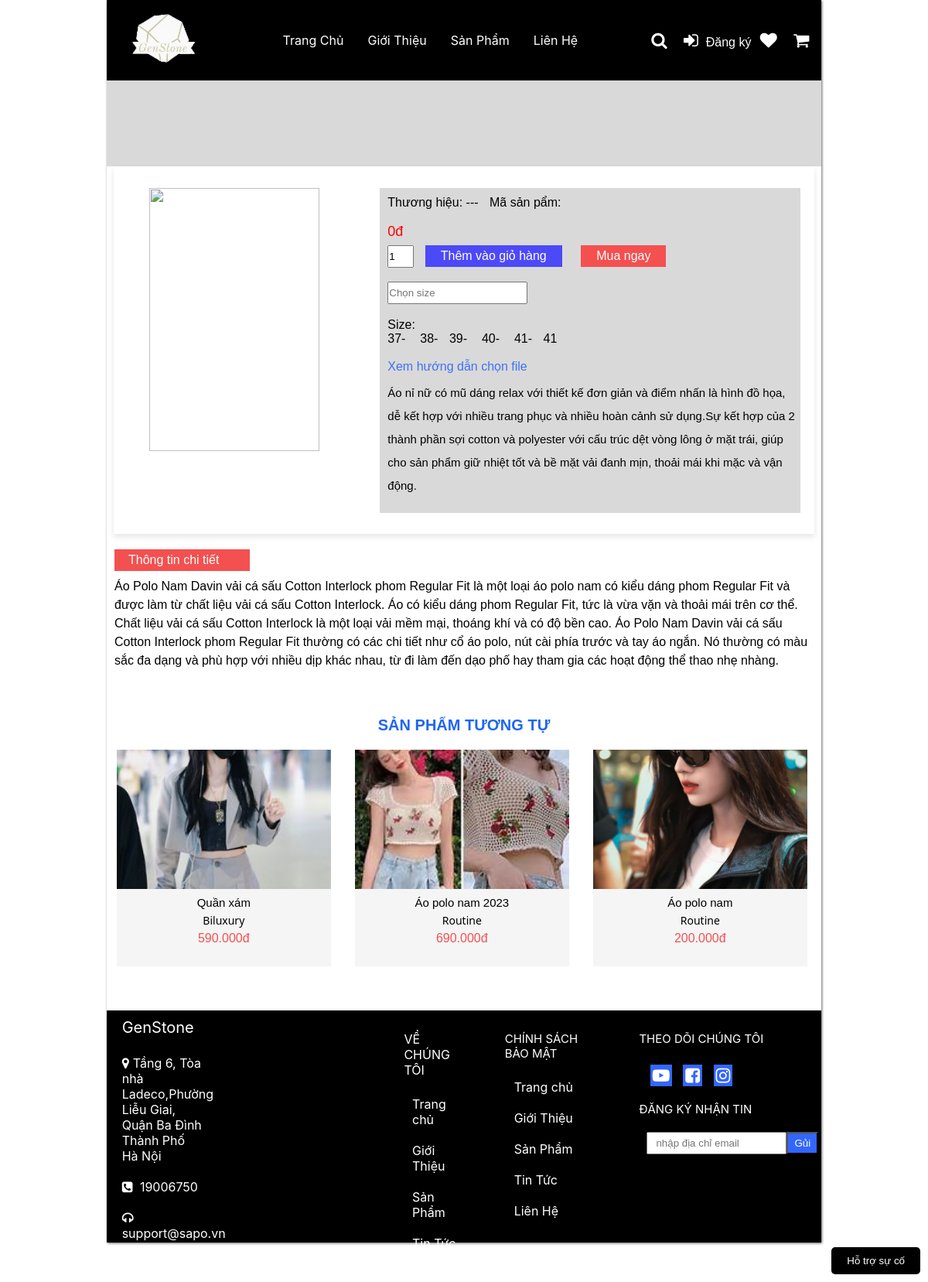
/detail_product.php, run on the app's committed database.
### tables this page shows
CREATE TABLE `product` (
  `ProductID` int(11) NOT NULL,
  `Ma_SanPham` varchar(20) NOT NULL,
  `ProductName` varchar(250) NOT NULL,
  `ProductDescription` varchar(250) NOT NULL,
  `Price` decimal(10,0) NOT NULL,
  `PriceSale` decimal(10,0) NOT NULL,
  `Quantity` int(11) NOT NULL,
  `TypeID` int(11) NOT NULL,
  `BrandID` int(11) NOT NULL,
  `ImgProduct` varchar(250) NOT NULL,
  `status` int(11) NOT NULL DEFAULT 1
);

CREATE TABLE `brands` (
  `BrandID` int(11) NOT NULL,
  `BranName` varchar(250) NOT NULL
);

### detail_product.php (the view, shortened to what this page needs)
<!DOCTYPE html>
<html lang="en">
<head>
    <link rel="stylesheet" href="font-awesome-4.7.0/css/font-awesome.css">
    <link rel="stylesheet" href="font-awesome-4.7.0/css/font-awesome.min.css">
    <link rel="stylesheet" href="css/chung.css">
    <link rel="stylesheet" href="css/product.css">
</head>
<body>
    <div class="khung_account" style="width: 77%;">
    <?php include 'header.php';?>
    <?php
include 'connectDB.php';
?>
        <div class="khoi_chung_dn_dk">
                <p><?php echo$temp["ProductName"]  ?></p>
        </div>
       <div class="div_than_trang" style="margin: auto; display: flex; justify-content: flex-start; ">
            <div class="anh" style="width: 30%; margin-right: 3%; margin-left: 5%;">
                <img src="<?php echo$temp["ImgProduct"] ?>" alt="" style="width: 90%; height: 90%;">
            </div>
            <div class="detail" style="width: 60%; background-color: #D9D9D9;">
                <span style="">Thương hiệu: <?php echo$temp["BranName"]." "?>---</span>
                <span>Mã sản pẩm: <?php echo$temp["Ma_SanPham"]  ?></span>
                <p style="color: #FF0000;"><?php echo number_format($temp["Price"],0,',','.').'đ' ?></p>
                <div class="chitiet">
                   <?php
                        if(isset($_SESSION["inforloginnow"]["email"]) && $_SESSION["inforloginnow"]["email"] === "admin@gmail.com"){
                            echo '
                            <form action="" method="POST">
                                <button style="background-color: #4C49F9;" name="update"><a >Update sản phẩm</a></button>
                                <button style="background-color: #F45050;" name="delete"><a href="">Xóa sản phẩm</a></button><br><br>
                               <br>
                            </form>';
                        }else{
                            echo '
                            <form action="" method="POST">
                                <input type="number" name="sl" value="1" style="width: 30px;" min="1" max="100">
                                <button style="background-color: #4C49F9;" name="add_cart">Thêm vào giỏ hàng</button>
                                <button style="background-color: #F45050;">Mua ngay</button><br><br>
                                <input type="text" placeholder="Chọn size" name="size" id="size">
                                 <span id="error">';
                                echo '
                            </span><br><br>
                            </form>';
                        }
                   ?>
                    <span >Size:</span><br>
                    <span>37-</span> <span>&nbsp38-</span><span>&nbsp39-</span> <span>&nbsp40-</span> <span>&nbsp41-</span> <span>41</span>
                    <br><br>
                    <a href="">Xem hướng dẫn chọn file</a>
                    <p style="font-size: 15px;">Áo nỉ nữ có mũ dáng relax với thiết kế đơn giản và điểm nhấn là hình đồ họa, dễ kết hợp với nhiều trang phục và nhiều hoàn cảnh sử dụng.Sự kết hợp của 2 thành phần sợi cotton và polyester với cấu trúc dệt vòng lông ở mặt trái, giúp cho sản phẩm giữ nhiệt tốt và bề mặt vải đanh mịn, thoải mái khi mặc và vận động.</p>
                </div>
            </div>
        </div>
        <div style="padding: 5px 18px; background-color: #F45050; width: 15%; color: #FFFFFF;
         font-family: 'Source Sans Pro', sans-serif; margin-left: 10px; margin-top: 20px;">Thông tin chi tiết</div>
         <div style="margin-left: 10px; font-size: 16px;  font-family: 'Source Sans Pro', sans-serif; line-height: 1.5;
         padding-top: 8px;">
            Áo Polo Nam Davin vải cá sấu Cotton Interlock phom Regular Fit là một loại áo polo nam có kiểu dáng phom Regular Fit và được làm từ chất liệu vải cá sấu Cotton Interlock.
            Áo có kiểu dáng phom Regular Fit, tức là vừa vặn và thoải mái trên cơ thể. Chất liệu vải cá sấu Cotton Interlock là một loại vải mềm mại, thoáng khí và có độ bền cao.
            Áo Polo Nam Davin vải cá sấu Cotton Interlock phom Regular Fit thường có các chi tiết như cổ áo polo, nút cài phía trước và tay áo ngắn. Nó thường có màu sắc đa dạng và phù hợp với nhiều dịp khác nhau, từ đi làm đến dạo phố hay tham gia các hoạt động thể thao nhẹ nhàng.
         </div>
         <div class="trongthidz">
                SẢN PHẨM TƯƠNG TỰ
         </div>
         <?php
            $sql = $conn->query("SELECT product.*, brands.BranName
            FROM product
            INNER JOIN brands ON product.BrandID = brands.BrandID
            LIMIT 4");
        ?>
         <div class="sanphamand">
         <?php
        while ($row = $sql->fetch_assoc()) {
        ?>
            <div class="inner-container">
                <div class="inner-box">
                    <a href="detail_product.php?Model=sanpham&ProductID=<?php echo $row["ProductID"] ?>">
                    <img src="<?php echo$row["ImgProduct"] ?>" alt="" style="width: 100%; height: 180px;"><br>
                    <p class="tsp" style="font-size: 15px;"><?php echo$row["ProductName"] ?></p>
                    <p class="thieu"><?php echo$row["BranName"] ?></p>
                    <p class="giasp" style="color: #F45050;"><?php echo number_format($row["Price"],0,',','.').'đ' ?></p>
                </div>
            </div>
        <?php
            }
        ?>
         </div>
        <button id="myButton"  >Hỗ trợ sự cố</button>
        <?php include 'footer.php';?>
    </div>
</body>
</html>

### css/chung.css (style rules this page uses)
* { margin: 0; padding: 0; }
a { text-decoration: none; color: #FFFFFF; }
input { padding: 5px 0px; }
.khung_account { width: 70%; margin: auto; box-shadow: 1px 1px 3px rgba(0, 0, 0, 0.5); }
.khoi_chung_dn_dk { width: 100%; height: 8%; background-color: #D9D9D9; }
.khung_account { width: 70%; margin: auto; box-shadow: 1px 1px 3px rgba(0, 0, 0, 0.6); }
.khoi_chung_dn_dk>p { font-family: 'Source Sans Pro', sans-serif; font-size: 20px; padding: 6% 0%; font-weight: 400; text-align: center; }
#myButton { position: fixed; bottom: 10px; right: 10px; z-index: 999; padding: 10px 20px; background-color: #000000; color: #FFFFFF; border: none; border-radius: 5px; cursor: pointer; cursor: pointer; }

### css/product.css (style rules this page uses)
.div_than_trang { width: 98%; display: flex; justify-content: space-evenly; margin-top: 3%; box-shadow: 0 4px 8px rgba(1, 0, 0, 0.1); padding: 3% 0%; }
.inner-container { width: 30%; background-color: #F5F5F5; float: left; margin: 10px 10px; box-sizing: border-box; }
.inner-box { text-align: center; }
.inner-box img { width: 100%; height: 100%; object-fit: cover; }
.inner-box p { margin: 5px 0; color: black; }
.tsp { font-size: 15px; font-family: 'Source Sans Pro', sans-serif; font-weight: 500; }
.thieu { font-size: 14px; font-family: 'Segoe UI', Tahoma, Geneva, Verdana, sans-serif; font-weight: 400; }
.giasp { color: #FF0000; font-size: 16px; font-family: 'Source Sans Pro', sans-serif; }

### detail_product.php (style rules this page uses)
.detail { font-family: 'Source Sans Pro', sans-serif; }
.detail p { margin: auto; text-align: left; font-size: 18px;margin-left: 10px; margin-top: 10px; line-height: 2; }
.detail span { font-size: 16px; margin-left: 10px; }
input { margin-left: 10px; text-indent: 0px; padding: 5px 0px; }
.chitiet { padding-bottom: 20px; }
.chitiet>form>button { padding: 5px 20px; color: #FFFFFF; font-family: 'Source Sans Pro', sans-serif; font-size: 16px; border: none; margin-left: 10px; margin-right: 10px; }
.chitiet>a { color: #3D72F8; margin-left: 10px; }
.trongthidz { padding: 10px 0px; margin-top: 50px; color: #1E66F2; font-size: 20px; text-align: center; font-family: 'Source Sans Pro', sans-serif; font-weight: bold; }
.sanphamand { width: 100%; height: 300px; display: flex; justify-content: space-around; }
.inner-container { width: 30%; background-color: #F5F5F5; float: left; margin: 10px 10px; box-sizing: border-box; }
.inner-box { text-align: center; }
.inner-box img { width: 100%; height: 100%; object-fit: cover; }
.inner-box p { margin: 5px 0; color: black; }
.inner-container:nth-child(3) { clear: both; }

### data on the page
product: ImgProduct (picture), ProductName "Quần xám", BrandID.BranName "Biluxury", Price "590.000"
product: ImgProduct (picture), ProductName "Áo polo nam 2023", BrandID.BranName "Routine", Price "690.000"
product: ImgProduct (picture), ProductName "Áo polo nam", BrandID.BranName "Routine", Price "200.000"

### other printed values
$temp["Price"] "0"
